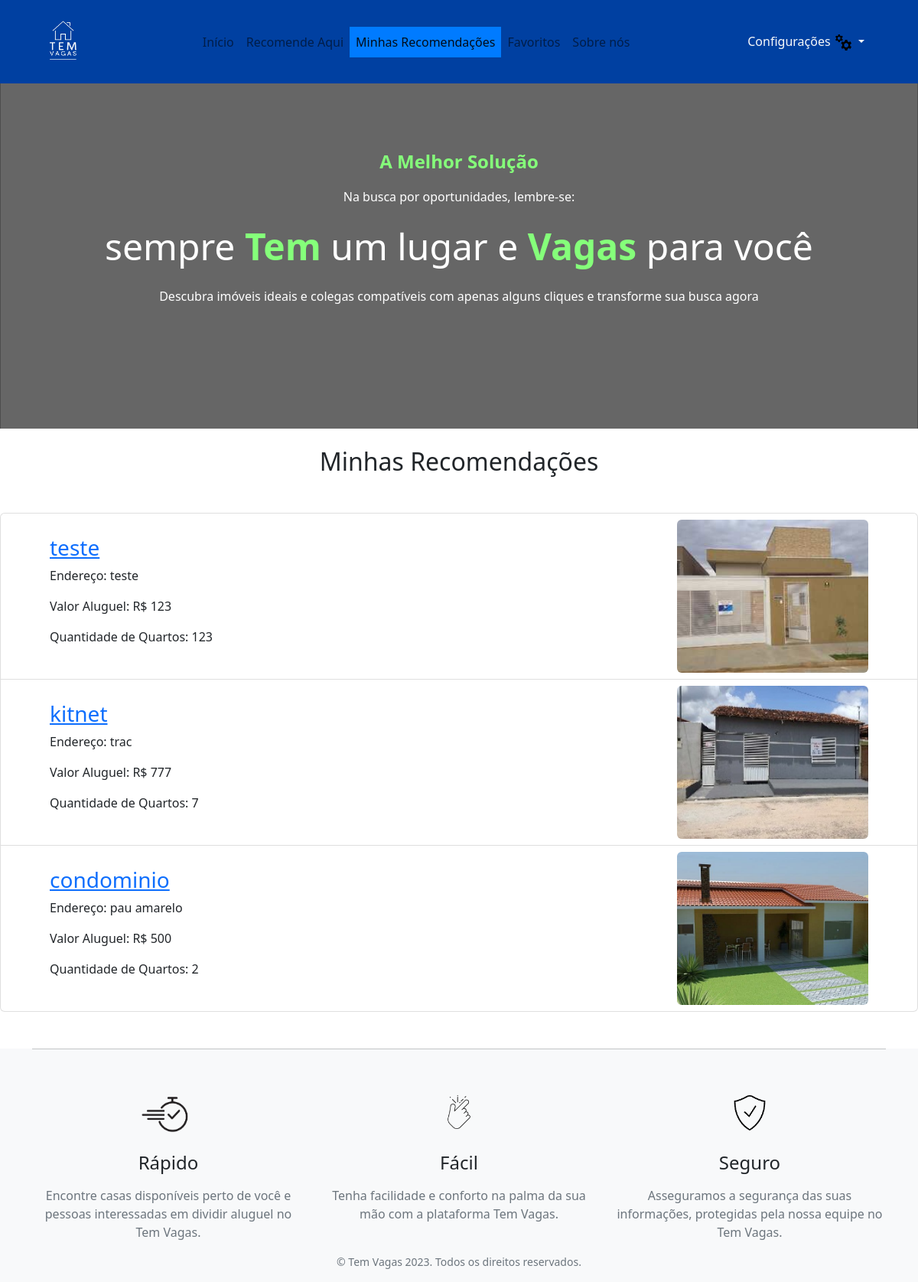
Screenshot of /listar-recomendacoes/ (signed in) with the database file from the repository.
### posts_app/models.py (models this page shows, shortened)
class recomendacoes(models.Model):
    nome = models.CharField(max_length=100)
    telefone = models.IntegerField()
    tipo_imovel = models.CharField(max_length=100)
    endereco = models.CharField(max_length=255)
    logradouro = models.CharField(max_length=255)
    numero = models.IntegerField()
    bairro = models.CharField(max_length=255)
    cidade = models.CharField(max_length=255)
    estado = models.CharField(max_length=255)
    cep = models.IntegerField()
    valor_aluguel = models.IntegerField()
    quantidade_quartos = models.IntegerField()
    quantidade_banheiros = models.IntegerField()
    descricao = models.TextField()
    image = models.ImageField(upload_to='images/', blank=True, null=True)
    create_at = models.DateTimeField(auto_now_add=True)
    owner = models.ForeignKey(get_user_model(), on_delete=models.CASCADE, null=True)
    curtidas = models.ManyToManyField(get_user_model(), through='Curtida', related_name='curtidas')
    favoritos = models.ManyToManyField(get_user_model(), through='Favorito', related_name='favoritos')
    class Meta:
        verbose_name = 'Imovel'
        verbose_name_plural = 'Imoveis'
        ordering = ['id']

### posts_app/views.py (the view)
# urls.py: path('listar-recomendacoes/', views.listar_recomendacoes, name='listar-recomendacoes'),
@login_required
def listar_recomendacoes(request):
    usuario_logado = request.user
    recomendacoes_do_usuario = recomendacoes.objects.filter(owner=usuario_logado)
    context = {'recomendacoes': recomendacoes_do_usuario}
    return render(request, 'listar_recomendacoes.html', context)

### posts_app/templates/listar_recomendacoes.html (shortened to what this page needs)
{% include '_navbar.html' %}
<link href="https://cdn.jsdelivr.net/npm/bootstrap@5.2.3/dist/css/bootstrap.min.css" rel="stylesheet">
{% block content %}
  <h2 class="text-center mb-5">Minhas Recomendações</h2>
  {% if recomendacoes %}
  <ul class="list-group">
    {% for recomendacao in recomendacoes %}
    <li class="list-group-item">
      <div class="d-flex justify-content-between align-items-center">
        <div class="ms-5">
          <a href="{% url 'recommendation-detail' recomendacao.id %}">
            <h3>{{ recomendacao.tipo_imovel }}</h3>
          </a>
          <p>Endereço: {{ recomendacao.endereco }}</p>
          <p>Valor Aluguel: R$ {{ recomendacao.valor_aluguel }}</p>
          <p>Quantidade de Quartos: {{ recomendacao.quantidade_quartos }}</p>
        </div>
        <img class="me-5 rounded" style="height: 200px; object-fit: cover" src="{{recomendacao.image.url}}" width="250" alt="Imagem do Imóvel">
      </div>
    </li>
    {% endfor %}
  </ul>
  {% else %}
    <p>Você ainda não fez nenhuma recomendação.</p>
  {% endif %}
{% include 'footer.html' %}
{% endblock content %}

### rows the page displays
recomendacoes: tipo_imovel "teste", endereco "teste", valor_aluguel "123", quantidade_quartos "123", image (picture)
recomendacoes: tipo_imovel "kitnet", endereco "trac", valor_aluguel "777", quantidade_quartos "7", image (picture)
recomendacoes: tipo_imovel "condominio", endereco "pau amarelo", valor_aluguel "500", quantidade_quartos "2", image (picture)
